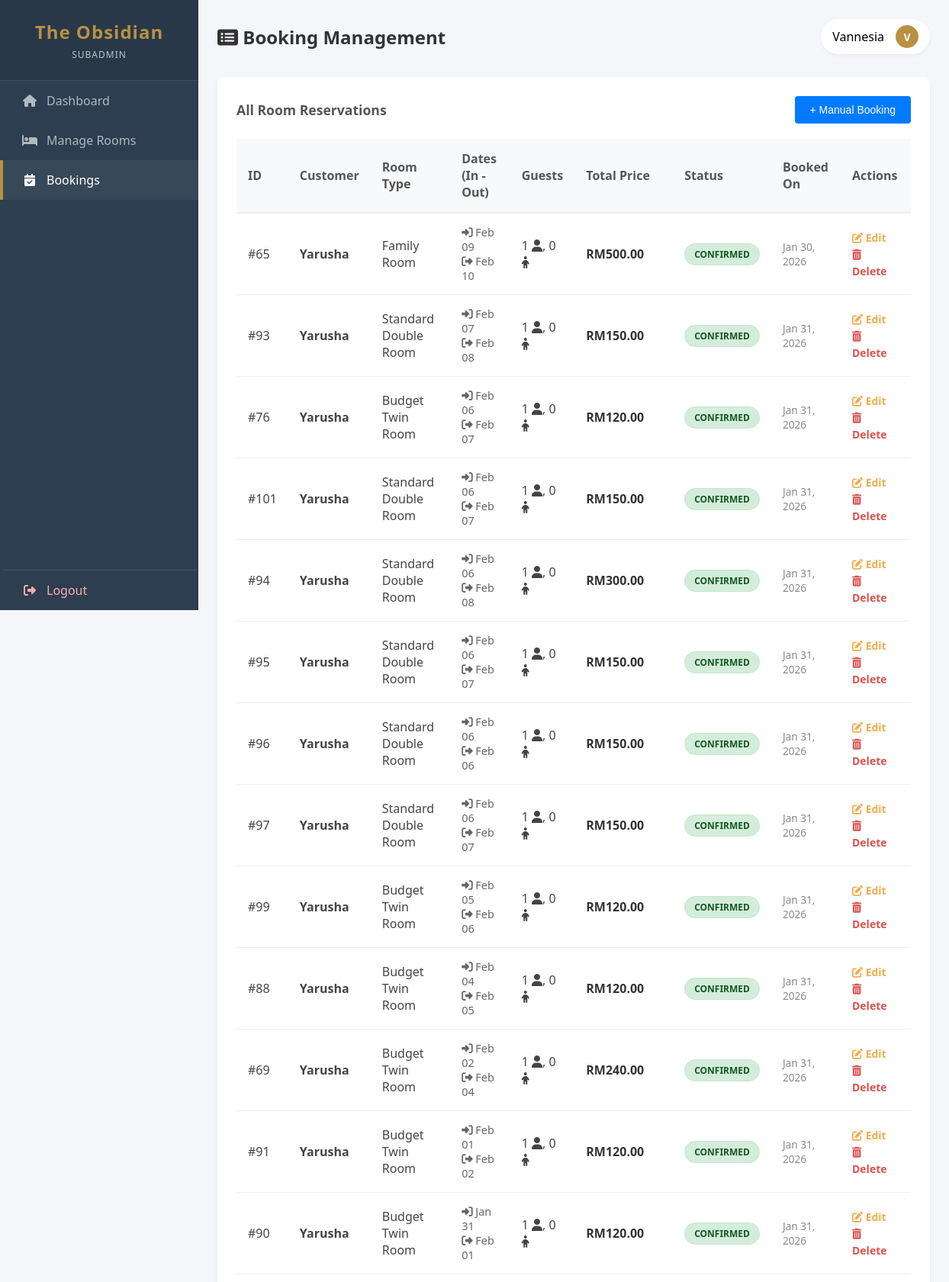
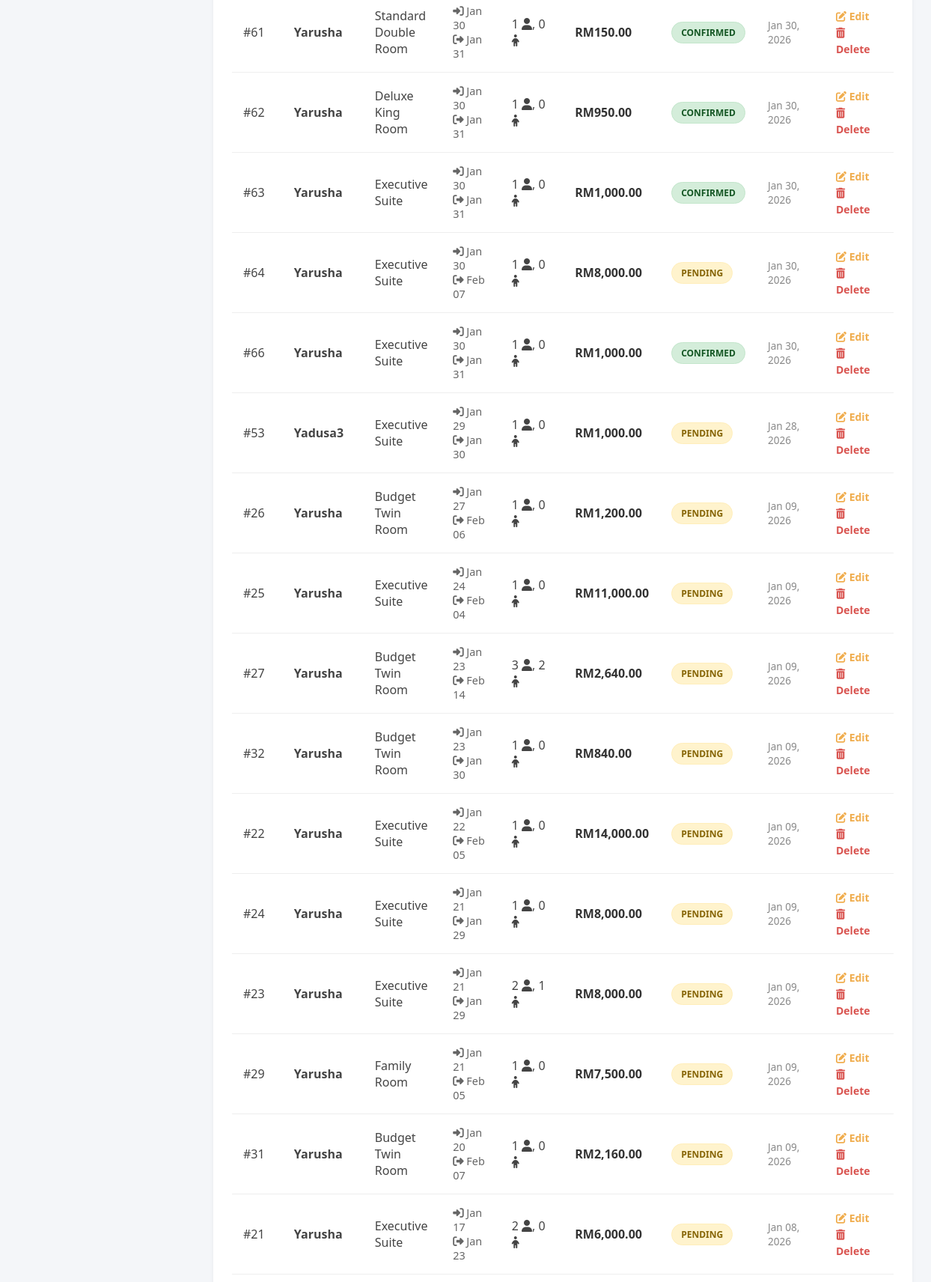
Page /bookings.php (signed in, upper part) on the committed database (2 pictures, top to bottom).
### tables this page shows
CREATE TABLE `bookings` (
  `id` int(11) NOT NULL,
  `customer_username` varchar(100) NOT NULL,
  `room_name` varchar(100) NOT NULL,
  `room_price` decimal(10,2) NOT NULL,
  `checkin` date NOT NULL,
  `checkout` date NOT NULL,
  `adults` int(11) NOT NULL DEFAULT 1,
  `children` int(11) NOT NULL DEFAULT 0,
  `total_price` decimal(10,2) NOT NULL,
  `payment_status` varchar(20) DEFAULT 'Pending',
  `created_at` timestamp NOT NULL DEFAULT current_timestamp()
);

### bookings.php (the view, shortened to what this page needs)
<?php
require_once('db.php');
$adminName = $_SESSION["admin_name"];
$adminRole = $_SESSION["admin_role"];
$sql = "SELECT * FROM bookings WHERE customer_username != 'SYSTEM_BLOCK' ORDER BY checkin DESC";
$result = $conn->query($sql);
?>
<!DOCTYPE html>
<html lang="en">
<head>
    <link rel="stylesheet" href="https://cdnjs.cloudflare.com/ajax/libs/font-awesome/6.4.0/css/all.min.css">
</head>
<body>
<div class="sidebar">
    <div class="brand">
        <h2>The Obsidian</h2>
        <p class="role"><?php echo ucfirst($adminRole); ?></p>
    </div>
    <a href="dashboard.php"><i class="fas fa-home"></i> Dashboard</a>
    <a href="manage_rooms.php"><i class="fas fa-bed"></i> Manage Rooms</a>
    <a href="bookings.php" class="active"><i class="fas fa-calendar-check"></i> Bookings</a>
    <a href="logout.php" class="logout"><i class="fas fa-sign-out-alt"></i> Logout</a>
</div>
<div class="main-content">
    <div class="topbar">
        <h3><i class="fas fa-list-alt"></i> Booking Management</h3>
        <div class="user-profile">
            <span><?php echo htmlspecialchars($adminName); ?></span>
            <div style="width:30px;height:30px;border-radius:50%;background:var(--accent);color:white;display:flex;align-items:center;justify-content:center;font-weight:bold;font-size:14px;">
                <?php echo strtoupper(substr($adminName, 0, 1)); ?>
            </div>
        </div>
    </div>
    <div class="table-box">
        <div style="display: flex; justify-content: space-between; align-items: center; margin-bottom: 15px;">
            <h4 style="margin: 0; font-size: 1.1rem; color: #555;">All Room Reservations</h4>
            <button onclick="toggleManualBookingForm()" class="btn">+ Manual Booking</button>
        </div>
        <table class="booking-table">
            <thead>
                <tr>
                    <th>ID</th>
                    <th>Customer</th>
                    <th>Room Type</th>
                    <th>Dates (In - Out)</th>
                    <th>Guests</th>
                    <th>Total Price</th>
                    <th>Status</th>
                    <th>Booked On</th>
                    <th>Actions</th>
                </tr>
            </thead>
            <tbody>
                <?php if ($result && $result->num_rows > 0): ?>
                    <?php while($row = $result->fetch_assoc()):
                        $statusRaw = isset($row['payment_status']) ? strtolower($row['payment_status']) : 'pending';
                        $statusClass = 'status-pending';
                        if ($statusRaw == 'paid' || $statusRaw == 'confirmed') {
                            $statusClass = 'status-paid';
                        } elseif ($statusRaw == 'cancelled') {
                            $statusClass = 'status-cancelled';
                        }
                    ?>
                        <tr>
                            <td>#<?php echo $row['id']; ?></td>
                            <td>
                                <strong><?php echo htmlspecialchars($row['customer_username']); ?></strong>
                            </td>
                            <td><?php echo htmlspecialchars($row['room_name']); ?></td>
                            <td>
                                <div style="font-size: 0.9em; color: #666;">
                                    <i class="fas fa-sign-in-alt"></i> <?php echo date('M d', strtotime($row['checkin'])); ?><br>
                                    <i class="fas fa-sign-out-alt"></i> <?php echo date('M d', strtotime($row['checkout'])); ?>
                                </div>
                            </td>
                            <td><?php echo $row['adults']; ?> <i class="fas fa-user"></i>, <?php echo $row['children']; ?> <i class="fas fa-child"></i></td>
                            <td style="font-weight: bold; color: #333;">RM<?php echo number_format($row['total_price'], 2); ?></td>
                            <td>
                                <span class="status-badge <?php echo $statusClass; ?>">
                                    <?php echo htmlspecialchars($row['payment_status'] ?? 'Pending'); ?>
                                </span>
                            </td>
                            <td style="font-size: 0.85em; color: #888;">
                                <?php echo date('M d, Y', strtotime($row['created_at'])); ?>
                            </td>
                            <td>
                                <a href="edit_booking.php?id=<?php echo $row['id']; ?>" class="action-link edit-link" title="Edit Booking">
                                    <i class="fas fa-edit"></i> Edit
                                </a>
                                <a href="delete_booking.php?id=<?php echo $row['id']; ?>" class="action-link delete-link"
                                   title="Delete Booking" onclick="return confirm('WARNING: Are you sure you want to delete Booking #<?php echo $row['id']; ?>?');">
                                    <i class="fas fa-trash-alt"></i> Delete
                                </a>
                            </td>
                        </tr>
                    <?php endwhile; ?>
                <?php endif; ?>
            </tbody>
        </table>
    </div>
</div>
</body>
</html>

### bookings.php (style rules this page uses)
:root { --primary: #2c3e50; --accent: #b89241; --bg-light: #f4f6f9; --text-dark: #333; --white: #ffffff; --success: #28a745; --warning: #ffc107; --danger: #dc3545; }
body { margin: 0; font-family: 'Segoe UI', Tahoma, Geneva, Verdana, sans-serif; background-color: var(--bg-light); display: flex; }
.sidebar { width: 260px; background: var(--primary); color: white; min-height: 100vh; display: flex; flex-direction: column; position: fixed; }
.brand { padding: 25px; background: rgba(0,0,0,0.1); text-align: center; border-bottom: 1px solid rgba(255,255,255,0.1); }
.brand h2 { margin: 0; font-size: 24px; color: var(--accent); letter-spacing: 1px; }
.brand .role { margin: 5px 0 0; font-size: 12px; opacity: 0.7; text-transform: uppercase; letter-spacing: 1px; }
.sidebar a { padding: 15px 25px; text-decoration: none; color: #b0b8c1; display: flex; align-items: center; transition: 0.3s; border-left: 4px solid transparent; }
.sidebar a i { margin-right: 12px; width: 20px; text-align: center; }
.sidebar a:hover, .sidebar a.active { background: rgba(255,255,255,0.05); color: white; border-left-color: var(--accent); }
.sidebar .logout { margin-top: auto; border-top: 1px solid rgba(255,255,255,0.1); color: #ffadad; }
.main-content { margin-left: 260px; flex: 1; padding: 25px; }
.topbar { display: flex; justify-content: space-between; align-items: center; margin-bottom: 30px; }
.topbar h3 { margin: 0; font-size: 24px; color: var(--text-dark); }
.user-profile { display: flex; align-items: center; gap: 15px; background: white; padding: 8px 15px; border-radius: 30px; box-shadow: 0 2px 5px rgba(0,0,0,0.05); }
.table-box { background: white; padding: 25px; border-radius: 8px; box-shadow: 0 4px 6px rgba(0,0,0,0.05); margin-bottom: 25px; }
.booking-table { width: 100%; border-collapse: collapse; margin-top: 20px; }
.booking-table th { background-color: #f8f9fa; color: #555; font-weight: 600; padding: 15px; text-align: left; border-bottom: 2px solid #eee; }
.booking-table td { padding: 15px; border-bottom: 1px solid #eee; vertical-align: middle; color: #444; }
.status-badge { padding: 5px 12px; border-radius: 20px; font-size: 0.75rem; font-weight: 700; text-transform: uppercase; display: inline-block; }
.status-pending { background: #fff3cd; color: #856404; border: 1px solid #ffeeba; }
.status-paid { background: #d4edda; color: #155724; border: 1px solid #c3e6cb; }
.action-link { text-decoration: none; margin-right: 10px; font-size: 14px; font-weight: 600; transition: 0.2s; }
.edit-link { color: #f0ad4e; }
.delete-link { color: #d9534f; }
.btn { background: #007bff; color: white; border: none; padding: 10px 20px; border-radius: 4px; cursor: pointer; font-size: 14px; transition: 0.3s; }

### rows in the picture
bookings: id "65", customer_username "Yarusha", room_name "Family Room", checkin "Feb 09", checkout "Feb 10", adults "1", children "0", total_price "500.00", payment_status "CONFIRMED", created_at "Jan 30, 2026"
bookings: id "93", customer_username "Yarusha", room_name "Standard Double Room", checkin "Feb 07", checkout "Feb 08", adults "1", children "0", total_price "150.00", payment_status "CONFIRMED", created_at "Jan 31, 2026"
bookings: id "76", customer_username "Yarusha", room_name "Budget Twin Room", checkin "Feb 06", checkout "Feb 07", adults "1", children "0", total_price "120.00", payment_status "CONFIRMED", created_at "Jan 31, 2026"
bookings: id "101", customer_username "Yarusha", room_name "Standard Double Room", checkin "Feb 06", checkout "Feb 07", adults "1", children "0", total_price "150.00", payment_status "CONFIRMED", created_at "Jan 31, 2026"
bookings: id "94", customer_username "Yarusha", room_name "Standard Double Room", checkin "Feb 06", checkout "Feb 08", adults "1", children "0", total_price "300.00", payment_status "CONFIRMED", created_at "Jan 31, 2026"
bookings: id "95", customer_username "Yarusha", room_name "Standard Double Room", checkin "Feb 06", checkout "Feb 07", adults "1", children "0", total_price "150.00", payment_status "CONFIRMED", created_at "Jan 31, 2026"
bookings: id "96", customer_username "Yarusha", room_name "Standard Double Room", checkin "Feb 06", checkout "Feb 06", adults "1", children "0", total_price "150.00", payment_status "CONFIRMED", created_at "Jan 31, 2026"
bookings: id "97", customer_username "Yarusha", room_name "Standard Double Room", checkin "Feb 06", checkout "Feb 07", adults "1", children "0", total_price "150.00", payment_status "CONFIRMED", created_at "Jan 31, 2026"
bookings: id "99", customer_username "Yarusha", room_name "Budget Twin Room", checkin "Feb 05", checkout "Feb 06", adults "1", children "0", total_price "120.00", payment_status "CONFIRMED", created_at "Jan 31, 2026"
bookings: id "88", customer_username "Yarusha", room_name "Budget Twin Room", checkin "Feb 04", checkout "Feb 05", adults "1", children "0", total_price "120.00", payment_status "CONFIRMED", created_at "Jan 31, 2026"
bookings: id "69", customer_username "Yarusha", room_name "Budget Twin Room", checkin "Feb 02", checkout "Feb 04", adults "1", children "0", total_price "240.00", payment_status "CONFIRMED", created_at "Jan 31, 2026"
bookings: id "91", customer_username "Yarusha", room_name "Budget Twin Room", checkin "Feb 01", checkout "Feb 02", adults "1", children "0", total_price "120.00", payment_status "CONFIRMED", created_at "Jan 31, 2026"
bookings: id "90", customer_username "Yarusha", room_name "Budget Twin Room", checkin "Jan 31", checkout "Feb 01", adults "1", children "0", total_price "120.00", payment_status "CONFIRMED", created_at "Jan 31, 2026"
bookings: id "61", customer_username "Yarusha", room_name "Standard Double Room", checkin "Jan 30", checkout "Jan 31", adults "1", children "0", total_price "150.00", payment_status "CONFIRMED", created_at "Jan 30, 2026"
bookings: id "62", customer_username "Yarusha", room_name "Deluxe King Room", checkin "Jan 30", checkout "Jan 31", adults "1", children "0", total_price "950.00", payment_status "CONFIRMED", created_at "Jan 30, 2026"
bookings: id "63", customer_username "Yarusha", room_name "Executive Suite", checkin "Jan 30", checkout "Jan 31", adults "1", children "0", total_price "1,000.00", payment_status "CONFIRMED", created_at "Jan 30, 2026"
bookings: id "64", customer_username "Yarusha", room_name "Executive Suite", checkin "Jan 30", checkout "Feb 07", adults "1", children "0", total_price "8,000.00", payment_status "PENDING", created_at "Jan 30, 2026"
bookings: id "66", customer_username "Yarusha", room_name "Executive Suite", checkin "Jan 30", checkout "Jan 31", adults "1", children "0", total_price "1,000.00", payment_status "CONFIRMED", created_at "Jan 30, 2026"
bookings: id "53", customer_username "Yadusa3", room_name "Executive Suite", checkin "Jan 29", checkout "Jan 30", adults "1", children "0", total_price "1,000.00", payment_status "PENDING", created_at "Jan 28, 2026"
bookings: id "26", customer_username "Yarusha", room_name "Budget Twin Room", checkin "Jan 27", checkout "Feb 06", adults "1", children "0", total_price "1,200.00", payment_status "PENDING", created_at "Jan 09, 2026"
bookings: id "25", customer_username "Yarusha", room_name "Executive Suite", checkin "Jan 24", checkout "Feb 04", adults "1", children "0", total_price "11,000.00", payment_status "PENDING", created_at "Jan 09, 2026"
bookings: id "27", customer_username "Yarusha", room_name "Budget Twin Room", checkin "Jan 23", checkout "Feb 14", adults "3", children "2", total_price "2,640.00", payment_status "PENDING", created_at "Jan 09, 2026"
bookings: id "32", customer_username "Yarusha", room_name "Budget Twin Room", checkin "Jan 23", checkout "Jan 30", adults "1", children "0", total_price "840.00", payment_status "PENDING", created_at "Jan 09, 2026"
bookings: id "22", customer_username "Yarusha", room_name "Executive Suite", checkin "Jan 22", checkout "Feb 05", adults "1", children "0", total_price "14,000.00", payment_status "PENDING", created_at "Jan 09, 2026"
bookings: id "24", customer_username "Yarusha", room_name "Executive Suite", checkin "Jan 21", checkout "Jan 29", adults "1", children "0", total_price "8,000.00", payment_status "PENDING", created_at "Jan 09, 2026"
bookings: id "23", customer_username "Yarusha", room_name "Executive Suite", checkin "Jan 21", checkout "Jan 29", adults "2", children "1", total_price "8,000.00", payment_status "PENDING", created_at "Jan 09, 2026"
bookings: id "29", customer_username "Yarusha", room_name "Family Room", checkin "Jan 21", checkout "Feb 05", adults "1", children "0", total_price "7,500.00", payment_status "PENDING", created_at "Jan 09, 2026"
bookings: id "31", customer_username "Yarusha", room_name "Budget Twin Room", checkin "Jan 20", checkout "Feb 07", adults "1", children "0", total_price "2,160.00", payment_status "PENDING", created_at "Jan 09, 2026"
bookings: id "21", customer_username "Yarusha", room_name "Executive Suite", checkin "Jan 17", checkout "Jan 23", adults "2", children "0", total_price "6,000.00", payment_status "PENDING", created_at "Jan 08, 2026"

### other values in the picture
$adminRole "SUBADMIN"
$adminName "Vannesia"
substr($adminName, 0, 1) "V"
